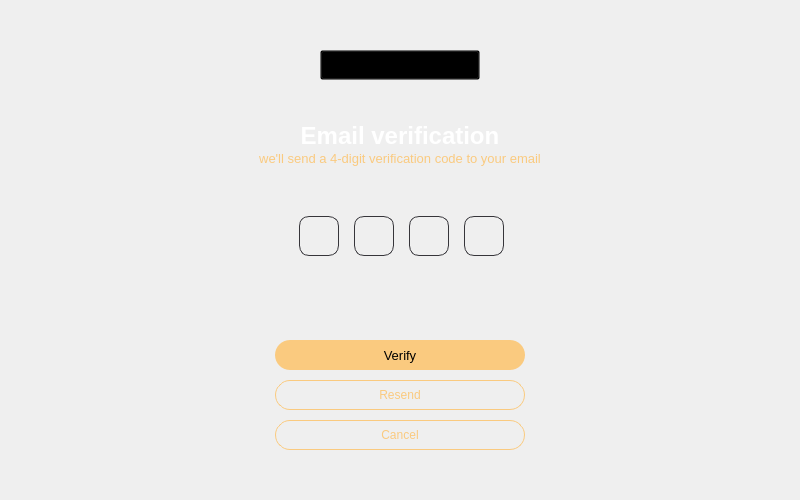
<?xml version="1.0" encoding="UTF-8"?>
<ui version="4.0">
 <class>EmailVerifyView</class>
 <widget class="QWidget" name="EmailVerifyView">
  <property name="geometry">
   <rect>
    <x>0</x>
    <y>0</y>
    <width>800</width>
    <height>500</height>
   </rect>
  </property>
  <property name="minimumSize">
   <size>
    <width>800</width>
    <height>500</height>
   </size>
  </property>
  <property name="maximumSize">
   <size>
    <width>800</width>
    <height>500</height>
   </size>
  </property>
  <property name="palette">
   <palette>
    <active/>
    <inactive/>
    <disabled/>
   </palette>
  </property>
  <property name="windowTitle">
   <string>OctoVault VPN</string>
  </property>
  <widget class="QLabel" name="lblBackgroundImg">
   <property name="geometry">
    <rect>
     <x>0</x>
     <y>0</y>
     <width>800</width>
     <height>500</height>
    </rect>
   </property>
   <property name="minimumSize">
    <size>
     <width>800</width>
     <height>500</height>
    </size>
   </property>
   <property name="maximumSize">
    <size>
     <width>800</width>
     <height>500</height>
    </size>
   </property>
   <property name="text">
    <string/>
   </property>
   <property name="pixmap">
    <pixmap resource="../assets/assets.qrc">:/img/images/img_background.png</pixmap>
   </property>
   <property name="scaledContents">
    <bool>true</bool>
   </property>
  </widget>
  <widget class="QLabel" name="lblTitle">
   <property name="geometry">
    <rect>
     <x>300</x>
     <y>125</y>
     <width>200</width>
     <height>22</height>
    </rect>
   </property>
   <property name="font">
    <font>
     <pointsize>18</pointsize>
     <bold>true</bold>
    </font>
   </property>
   <property name="styleSheet">
    <string notr="true">QLabel{
color:#FFFFFF;
}</string>
   </property>
   <property name="text">
    <string>Email verification</string>
   </property>
   <property name="alignment">
    <set>Qt::AlignCenter</set>
   </property>
  </widget>
  <widget class="QLabel" name="lblSubTitle1">
   <property name="geometry">
    <rect>
     <x>250</x>
     <y>150</y>
     <width>300</width>
     <height>16</height>
    </rect>
   </property>
   <property name="font">
    <font>
     <pointsize>10</pointsize>
    </font>
   </property>
   <property name="styleSheet">
    <string notr="true">QLabel{
color:#FACA7F;
}</string>
   </property>
   <property name="text">
    <string>we'll send a 4-digit verification code to your email</string>
   </property>
   <property name="alignment">
    <set>Qt::AlignCenter</set>
   </property>
  </widget>
  <widget class="QPushButton" name="btnCancel">
   <property name="geometry">
    <rect>
     <x>275</x>
     <y>420</y>
     <width>250</width>
     <height>30</height>
    </rect>
   </property>
   <property name="font">
    <font>
     <pointsize>9</pointsize>
     <bold>false</bold>
     <underline>false</underline>
    </font>
   </property>
   <property name="styleSheet">
    <string notr="true">QPushButton{
background:transparent;
border: 1px solid #FACA7F;
border-radius: 15px;
color:#FACA7F;
}</string>
   </property>
   <property name="text">
    <string>Cancel</string>
   </property>
  </widget>
  <widget class="QPushButton" name="btnVerify">
   <property name="geometry">
    <rect>
     <x>275</x>
     <y>340</y>
     <width>250</width>
     <height>30</height>
    </rect>
   </property>
   <property name="font">
    <font>
     <pointsize>10</pointsize>
     <bold>false</bold>
    </font>
   </property>
   <property name="styleSheet">
    <string notr="true">QPushButton{
background:#FACA7F;
border-radius: 15px;
color:#000000;
}</string>
   </property>
   <property name="text">
    <string>Verify</string>
   </property>
  </widget>
  <widget class="QLabel" name="lblSpinner">
   <property name="geometry">
    <rect>
     <x>385</x>
     <y>300</y>
     <width>30</width>
     <height>30</height>
    </rect>
   </property>
   <property name="text">
    <string/>
   </property>
   <property name="scaledContents">
    <bool>true</bool>
   </property>
  </widget>
  <widget class="QLabel" name="lblLogo">
   <property name="geometry">
    <rect>
     <x>385</x>
     <y>50</y>
     <width>30</width>
     <height>30</height>
    </rect>
   </property>
   <property name="text">
    <string/>
   </property>
   <property name="pixmap">
    <pixmap resource="../assets/assets.qrc">:/img/images/logo.png</pixmap>
   </property>
   <property name="scaledContents">
    <bool>true</bool>
   </property>
  </widget>
  <widget class="QWidget" name="horizontalLayoutWidget">
   <property name="geometry">
    <rect>
     <x>290</x>
     <y>210</y>
     <width>226</width>
     <height>52</height>
    </rect>
   </property>
   <layout class="QHBoxLayout" name="horizontalLayout">
    <item>
     <widget class="QWidget" name="leOneHolder" native="true">
      <property name="minimumSize">
       <size>
        <width>40</width>
        <height>40</height>
       </size>
      </property>
      <property name="maximumSize">
       <size>
        <width>40</width>
        <height>40</height>
       </size>
      </property>
      <property name="styleSheet">
       <string notr="true">QWidget{
background:transparent;
border: 1px solid #36353a;
border-radius: 10px;
}

QWidget:hover{
background:transparent;
border: 1px solid #FACA7F;
border-radius: 10px;
}</string>
      </property>
      <widget class="QLineEdit" name="leOne">
       <property name="geometry">
        <rect>
         <x>0</x>
         <y>0</y>
         <width>40</width>
         <height>40</height>
        </rect>
       </property>
       <property name="font">
        <font>
         <bold>true</bold>
        </font>
       </property>
       <property name="styleSheet">
        <string notr="true">QLineEdit{
background:transparent;
padding-left:0px;
color: #36353a;
border-color: transparent;
}

QLineEdit:hover{
background:transparent;
padding-left:0px;
color: #FACA7F;
border-color: transparent;
}</string>
       </property>
       <property name="maxLength">
        <number>1</number>
       </property>
       <property name="alignment">
        <set>Qt::AlignCenter</set>
       </property>
       <property name="placeholderText">
        <string/>
       </property>
      </widget>
     </widget>
    </item>
    <item>
     <widget class="QWidget" name="leTwoHolder" native="true">
      <property name="minimumSize">
       <size>
        <width>40</width>
        <height>40</height>
       </size>
      </property>
      <property name="maximumSize">
       <size>
        <width>40</width>
        <height>40</height>
       </size>
      </property>
      <property name="styleSheet">
       <string notr="true">QWidget{
background:transparent;
border: 1px solid #36353a;
border-radius: 10px;
}

QWidget:hover{
background:transparent;
border: 1px solid #FACA7F;
border-radius: 10px;
}</string>
      </property>
      <widget class="QLineEdit" name="leTwo">
       <property name="geometry">
        <rect>
         <x>0</x>
         <y>0</y>
         <width>40</width>
         <height>40</height>
        </rect>
       </property>
       <property name="font">
        <font>
         <bold>true</bold>
        </font>
       </property>
       <property name="styleSheet">
        <string notr="true">QLineEdit{
background:transparent;
padding-left:0px;
color: #36353a;
border-color: transparent;
}

QLineEdit:hover{
background:transparent;
padding-left:0px;
color: #FACA7F;
border-color: transparent;
}</string>
       </property>
       <property name="maxLength">
        <number>1</number>
       </property>
       <property name="alignment">
        <set>Qt::AlignCenter</set>
       </property>
       <property name="placeholderText">
        <string/>
       </property>
      </widget>
     </widget>
    </item>
    <item>
     <widget class="QWidget" name="leThreeHolder" native="true">
      <property name="minimumSize">
       <size>
        <width>40</width>
        <height>40</height>
       </size>
      </property>
      <property name="maximumSize">
       <size>
        <width>40</width>
        <height>40</height>
       </size>
      </property>
      <property name="styleSheet">
       <string notr="true">QWidget{
background:transparent;
border: 1px solid #36353a;
border-radius: 10px;
}

QWidget:hover{
background:transparent;
border: 1px solid #FACA7F;
border-radius: 10px;
}</string>
      </property>
      <widget class="QLineEdit" name="leThree">
       <property name="geometry">
        <rect>
         <x>0</x>
         <y>0</y>
         <width>40</width>
         <height>40</height>
        </rect>
       </property>
       <property name="font">
        <font>
         <bold>true</bold>
        </font>
       </property>
       <property name="styleSheet">
        <string notr="true">QLineEdit{
background:transparent;
padding-left:0px;
color: #36353a;
border-color: transparent;
}

QLineEdit:hover{
background:transparent;
padding-left:0px;
color: #FACA7F;
border-color: transparent;
}</string>
       </property>
       <property name="maxLength">
        <number>1</number>
       </property>
       <property name="alignment">
        <set>Qt::AlignCenter</set>
       </property>
       <property name="placeholderText">
        <string/>
       </property>
      </widget>
     </widget>
    </item>
    <item>
     <widget class="QWidget" name="leFourHolder" native="true">
      <property name="minimumSize">
       <size>
        <width>40</width>
        <height>40</height>
       </size>
      </property>
      <property name="maximumSize">
       <size>
        <width>40</width>
        <height>40</height>
       </size>
      </property>
      <property name="styleSheet">
       <string notr="true">QWidget{
background:transparent;
border: 1px solid #36353a;
border-radius: 10px;
}

QWidget:hover{
background:transparent;
border: 1px solid #FACA7F;
border-radius: 10px;
}</string>
      </property>
      <widget class="QLineEdit" name="leFour">
       <property name="geometry">
        <rect>
         <x>0</x>
         <y>0</y>
         <width>40</width>
         <height>40</height>
        </rect>
       </property>
       <property name="font">
        <font>
         <bold>true</bold>
        </font>
       </property>
       <property name="styleSheet">
        <string notr="true">QLineEdit{
background:transparent;
padding-left:0px;
color: #36353a;
border-color: transparent;
}

QLineEdit:hover{
background:transparent;
padding-left:0px;
color: #FACA7F;
border-color: transparent;
}</string>
       </property>
       <property name="maxLength">
        <number>1</number>
       </property>
       <property name="alignment">
        <set>Qt::AlignCenter</set>
       </property>
       <property name="placeholderText">
        <string/>
       </property>
      </widget>
     </widget>
    </item>
   </layout>
  </widget>
  <widget class="QLabel" name="lblLogoTwo">
   <property name="geometry">
    <rect>
     <x>335</x>
     <y>50</y>
     <width>130</width>
     <height>30</height>
    </rect>
   </property>
   <property name="text">
    <string/>
   </property>
   <property name="pixmap">
    <pixmap resource="../assets/assets.qrc">:/img/images/logo_text.png</pixmap>
   </property>
   <property name="scaledContents">
    <bool>true</bool>
   </property>
  </widget>
  <widget class="QPushButton" name="btnChangeLogo">
   <property name="geometry">
    <rect>
     <x>320</x>
     <y>50</y>
     <width>160</width>
     <height>30</height>
    </rect>
   </property>
   <property name="styleSheet">
    <string notr="true">QPushButton{
background:transparent;
}</string>
   </property>
   <property name="text">
    <string/>
   </property>
  </widget>
  <widget class="QPushButton" name="btnResend">
   <property name="geometry">
    <rect>
     <x>275</x>
     <y>380</y>
     <width>250</width>
     <height>30</height>
    </rect>
   </property>
   <property name="font">
    <font>
     <pointsize>9</pointsize>
     <bold>false</bold>
     <underline>false</underline>
    </font>
   </property>
   <property name="styleSheet">
    <string notr="true">QPushButton{
background:transparent;
border: 1px solid #FACA7F;
border-radius: 15px;
color:#FACA7F;
}</string>
   </property>
   <property name="text">
    <string>Resend</string>
   </property>
  </widget>
 </widget>
 <resources>
  <include location="../assets/assets.qrc"/>
 </resources>
 <connections/>
</ui>
